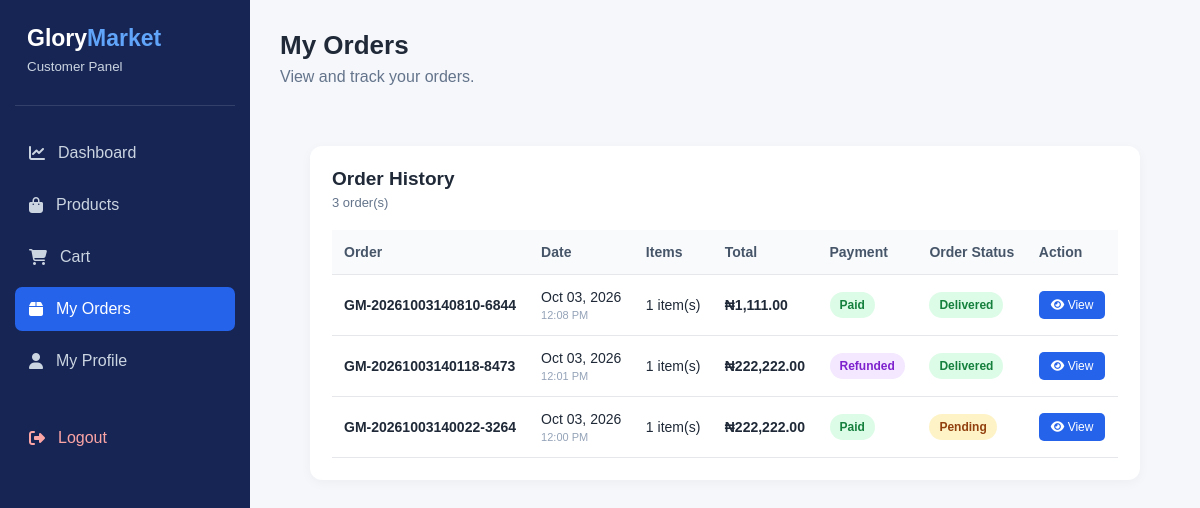
/customer/orders.php (signed in), run on the app's committed database.
### tables this page shows
CREATE TABLE `orders` (
  `id` int(11) NOT NULL,
  `order_number` varchar(50) NOT NULL,
  `customer_id` int(11) NOT NULL,
  `subtotal` decimal(10,2) NOT NULL DEFAULT 0.00,
  `delivery_fee` decimal(10,2) NOT NULL DEFAULT 0.00,
  `discount` decimal(10,2) NOT NULL DEFAULT 0.00,
  `total_amount` decimal(10,2) NOT NULL DEFAULT 0.00,
  `payment_method` enum('pay_on_delivery','bank_transfer','card') NOT NULL DEFAULT 'pay_on_delivery',
  `payment_status` enum('pending','paid','failed','refunded') DEFAULT 'pending',
  `payment_verified_by` int(11) DEFAULT NULL,
  `payment_verified_at` datetime DEFAULT NULL,
  `refunded_by` int(11) DEFAULT NULL,
  `refunded_at` datetime DEFAULT NULL,
  `refund_reason` text DEFAULT NULL,
  `order_status` enum('pending','confirmed','processing','shipped','delivered','cancelled') DEFAULT 'pending',
  `vendor_confirmed` tinyint(1) NOT NULL DEFAULT 0,
  `delivery_address` text NOT NULL,
  `customer_note` text DEFAULT NULL,
  `created_at` timestamp NOT NULL DEFAULT current_timestamp(),
  `updated_at` timestamp NOT NULL DEFAULT current_timestamp() ON UPDATE current_timestamp()
);

### customer/orders.php (the view, shortened to what this page needs)
<?php
$pdo = getDbConnection();
$customer_id = (int) $_SESSION['user_id'];
$stmt = $pdo->prepare("
    SELECT
        id,
        order_number,
        subtotal,
        delivery_fee,
        discount,
        total_amount,
        payment_status,
        order_status,
        delivery_address,
        customer_note,
        created_at
    FROM orders
    WHERE customer_id = ?
    ORDER BY created_at DESC
");
$stmt->execute([$customer_id]);
$orders = $stmt->fetchAll(PDO::FETCH_ASSOC);
$order_item_counts = [];
if (!empty($orders)) {
    $order_ids = array_column($orders, 'id');
    $placeholders = implode(
        ',',
        array_fill(0, count($order_ids), '?')
    );
    $stmt = $pdo->prepare("
        SELECT
            order_id,
            SUM(quantity) AS item_count
        FROM order_items
        WHERE order_id IN ($placeholders)
        GROUP BY order_id
    ");
    $stmt->execute($order_ids);
    while ($row = $stmt->fetch(PDO::FETCH_ASSOC)) {
        $order_item_counts[(int) $row['order_id']] =
            (int) $row['item_count'];
    }
}
?>
<!DOCTYPE html>
<html lang="en">
<head>
    <link
        rel="stylesheet"
        href="https://cdnjs.cloudflare.com/ajax/libs/font-awesome/6.5.0/css/all.min.css"
    >
    <link
        rel="stylesheet"
        href="../assets/css/customer-dashboard.css"
    >
</head>
<body>
<div class="customer-dashboard">
    <aside class="customer-sidebar">
        <div class="customer-brand">
            <h2>
                Glory<span>Market</span>
            </h2>
            <small>Customer Panel</small>
        </div>
        <nav class="customer-nav">
            <a href="dashboard.php">
                <i class="fas fa-chart-line"></i>
                <span>
                    Dashboard
                </span>
            </a>
            <a href="products.php">
                <i class="fas fa-shopping-bag"></i>
                <span>
                    Products
                </span>
            </a>
            <a href="cart.php">
                <i class="fas fa-shopping-cart"></i>
                <span>
                    Cart
                </span>
            </a>
            <a
                href="orders.php"
                class="active"
            >
                <i class="fas fa-box"></i>
                <span>
                    My Orders
                </span>
            </a>
            <a href="profile.php">
                <i class="fas fa-user"></i>
                <span>
                    My Profile
                </span>
            </a>
            <a
                href="../logout.php"
                class="logout-link"
            >
                <i class="fas fa-sign-out-alt"></i>
                <span>
                    Logout
                </span>
            </a>
        </nav>
    </aside>
    <main class="customer-main">
        <header class="customer-topbar">
            <div>
                <h1>
                    My Orders
                </h1>
                <p>
                    View and track your orders.
                </p>
            </div>
        </header>
        <div class="orders-container">
            <div class="customer-panel">
                <div class="customer-panel-header">
                    <div>
                        <h2>
                            Order History
                        </h2>
                        <p class="orders-subtitle">
                            <?= count($orders) ?>
                            order(s)
                        </p>
                    </div>
                </div>
                <?php if (empty($orders)): ?>
                    <!-- =================================================
                         NO ORDERS
                    ================================================== -->
                    <div class="customer-empty orders-empty">
                        <i class="fas fa-box-open"></i>
                        <h3>
                            No orders yet
                        </h3>
                        <p>
                            You haven't placed any orders yet.
                        </p>
                        <a href="products.php">
                            <i class="fas fa-shopping-bag"></i>
                            Start Shopping
                        </a>
                    </div>
                <?php else: ?>
                    <div class="customer-table-wrapper">
                        <table class="customer-table orders-table">
                            <thead>
                                <tr>
                                    <th>
                                        Order
                                    </th>
                                    <th>
                                        Date
                                    </th>
                                    <th>
                                        Items
                                    </th>
                                    <th>
                                        Total
                                    </th>
                                    <th>
                                        Payment
                                    </th>
                                    <th>
                                        Order Status
                                    </th>
                                    <th>
                                        Action
                                    </th>
                                </tr>
                            </thead>
                            <tbody>
                                <?php foreach ($orders as $order): ?>
                                    <tr>
                                        <td>
                                            <strong>
                                                <?= htmlspecialchars(
                                                    $order['order_number']
                                                ) ?>
                                            </strong>
                                        </td>
                                        <td>
                                            <?= date(
                                                'M d, Y',
                                                strtotime(
                                                    $order['created_at']
                                                )
                                            ) ?>
                                            <small class="order-time">
                                                <?= date(
                                                    'h:i A',
                                                    strtotime(
                                                        $order['created_at']
                                                    )
                                                ) ?>
                                            </small>
                                        </td>
                                        <td>
                                            <?= $order_item_counts[
                                                (int) $order['id']
                                            ] ?? 0 ?>
                                            item(s)
                                        </td>
                                        <td>
                                            <strong>
                                                ₦<?= number_format(
                                                    (float) $order['total_amount'],
                                                    2
                                                ) ?>
                                            </strong>
                                        </td>
                                        <td>
                                            <span
                                                class="order-payment-status <?= strtolower(
                                                    $order['payment_status']
                                                ) ?>"
                                            >
                                                <?= htmlspecialchars(
                                                    ucfirst(
                                                        $order['payment_status']
                                                    )
                                                ) ?>
                                            </span>
                                        </td>
                                        <td>
                                            <span
                                                class="order-status <?= strtolower(
                                                    $order['order_status']
                                                ) ?>"
                                            >
                                                <?= htmlspecialchars(
                                                    ucfirst(
                                                        $order['order_status']
                                                    )
                                                ) ?>
                                            </span>
                                        </td>
                                        <td>
                                            <a
                                                href="order-view.php?id=<?= (int) $order['id'] ?>"
                                                class="customer-view-btn"
                                            >
                                                <i class="fas fa-eye"></i>
                                                View
                                            </a>
                                        </td>
                                    </tr>
                                <?php endforeach; ?>
                            </tbody>
                        </table>
                    </div>
                <?php endif; ?>
            </div>
        </div>
    </main>
</div>
</body>
</html>

### assets/css/customer-dashboard.css (style rules this page uses)
* { margin: 0; padding: 0; box-sizing: border-box; }
body { font-family: Arial, sans-serif; background: #f5f7fb; color: #1f2937; }
.customer-dashboard { display: flex; min-height: 100vh; }
.customer-sidebar { width: 250px; background: #172554; color: #fff; padding: 25px 15px; flex-shrink: 0; }
.customer-brand { padding: 0 12px 30px; border-bottom: 1px solid rgba(255,255,255,.12); }
.customer-brand h2 { font-size: 23px; margin-bottom: 5px; }
.customer-brand h2 span { color: #60a5fa; }
.customer-brand small { color: #cbd5e1; }
.customer-nav { display: flex; flex-direction: column; gap: 8px; margin-top: 25px; }
.customer-nav a { display: flex; align-items: center; gap: 13px; padding: 13px 14px; color: #cbd5e1; text-decoration: none; border-radius: 7px; transition: .2s; }
.customer-nav a:hover, .customer-nav a.active { background: #2563eb; color: #fff; }
.customer-nav .logout-link { margin-top: 25px; color: #fca5a5; }
.customer-main { flex: 1; min-width: 0; padding: 30px; }
.customer-topbar { display: flex; justify-content: space-between; align-items: center; gap: 20px; margin-bottom: 30px; }
.customer-topbar h1 { font-size: 26px; margin-bottom: 7px; }
.customer-topbar p { color: #64748b; }
.customer-panel { background: #fff; border-radius: 12px; padding: 22px; box-shadow: 0 3px 12px rgba(0,0,0,.04); }
.customer-panel-header { display: flex; justify-content: space-between; align-items: center; margin-bottom: 20px; }
.customer-panel-header h2 { font-size: 19px; }
.customer-table-wrapper { width: 100%; overflow-x: auto; }
.customer-table { width: 100%; border-collapse: collapse; white-space: nowrap; }
.customer-table th, .customer-table td { padding: 14px 12px; text-align: left; border-bottom: 1px solid #e5e7eb; font-size: 14px; }
.customer-table th { background: #f8fafc; color: #475569; }
.customer-view-btn { display: inline-block; background: #2563eb; color: #fff; padding: 7px 12px; border-radius: 5px; text-decoration: none; font-size: 12px; }
.orders-container { padding: 30px; }
.orders-subtitle { color: #64748b; font-size: 13px; margin-top: 5px; }
.orders-table td { vertical-align: middle; }
.order-time { display: block; margin-top: 4px; color: #94a3b8; font-size: 11px; }
.order-payment-status, .order-status { display: inline-block; padding: 6px 10px; border-radius: 20px; font-size: 12px; font-weight: 600; text-transform: capitalize; }
.order-payment-status.paid { background: #dcfce7; color: #15803d; }
.order-payment-status.refunded { background: #f3e8ff; color: #7e22ce; }
.order-status.pending { background: #fef3c7; color: #92400e; }
.order-status.delivered { background: #dcfce7; color: #15803d; }

### data on the page
orders: order_number "GM-20261003140810-6844", created_at "Oct 03, 2026", created_at "12:08 PM", id "1", total_amount "1,111.00", payment_status "Paid", order_status "Delivered"
orders: order_number "GM-20261003140118-8473", created_at "Oct 03, 2026", created_at "12:01 PM", id "1", total_amount "222,222.00", payment_status "Refunded", order_status "Delivered"
orders: order_number "GM-20261003140022-3264", created_at "Oct 03, 2026", created_at "12:00 PM", id "1", total_amount "222,222.00", payment_status "Paid", order_status "Pending"

### other printed values
count($orders) "3"
